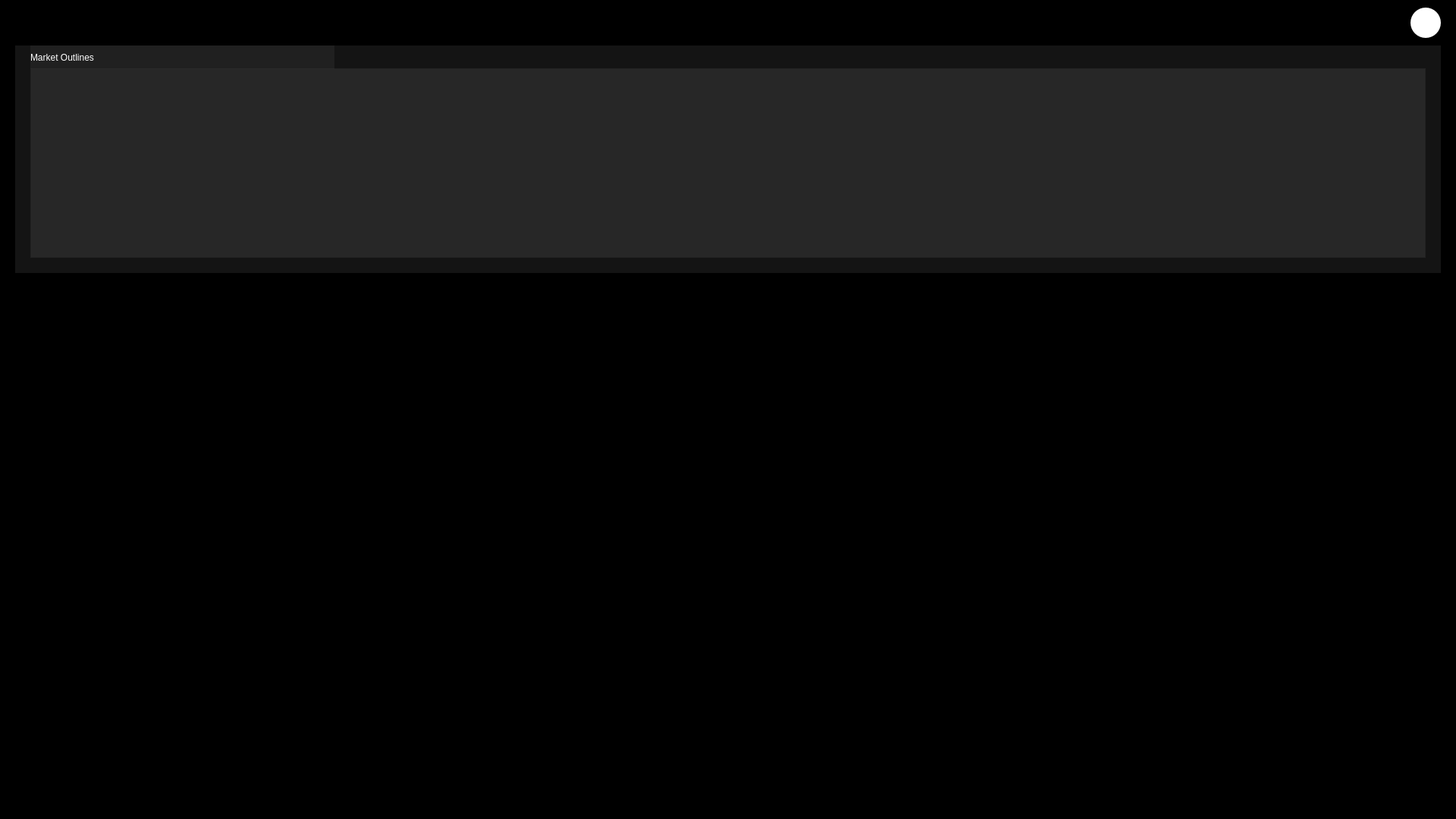
<?xml version="1.0" encoding="UTF-8"?>
<ui version="4.0">
 <class>Form</class>
 <widget class="QWidget" name="Form">
  <property name="geometry">
   <rect>
    <x>0</x>
    <y>0</y>
    <width>1920</width>
    <height>1080</height>
   </rect>
  </property>
  <property name="windowTitle">
   <string>Form</string>
  </property>
  <property name="styleSheet">
   <string notr="true">background-color: rgb(0, 0, 0);
</string>
  </property>
  <widget class="QPushButton" name="close_">
   <property name="geometry">
    <rect>
     <x>1860</x>
     <y>10</y>
     <width>40</width>
     <height>40</height>
    </rect>
   </property>
   <property name="styleSheet">
    <string notr="true">background-color: rgb(255, 255, 255);
border-radius: 20px;</string>
   </property>
   <property name="text">
    <string/>
   </property>
   <property name="icon">
    <iconset>
     <normaloff>../icons/remove-button.png</normaloff>../icons/remove-button.png</iconset>
   </property>
   <property name="iconSize">
    <size>
     <width>36</width>
     <height>36</height>
    </size>
   </property>
  </widget>
  <widget class="QWidget" name="market" native="true">
   <property name="geometry">
    <rect>
     <x>20</x>
     <y>60</y>
     <width>1880</width>
     <height>300</height>
    </rect>
   </property>
   <property name="styleSheet">
    <string notr="true">background-color: rgba(50, 50, 50, 100);</string>
   </property>
   <widget class="QScrollArea" name="outlineScroll">
    <property name="geometry">
     <rect>
      <x>20</x>
      <y>30</y>
      <width>1840</width>
      <height>250</height>
     </rect>
    </property>
    <property name="widgetResizable">
     <bool>true</bool>
    </property>
    <widget class="QWidget" name="scrollAreaWidgetContents">
     <property name="geometry">
      <rect>
       <x>0</x>
       <y>0</y>
       <width>1838</width>
       <height>248</height>
      </rect>
     </property>
    </widget>
   </widget>
   <widget class="QLabel" name="label">
    <property name="geometry">
     <rect>
      <x>20</x>
      <y>0</y>
      <width>401</width>
      <height>31</height>
     </rect>
    </property>
    <property name="styleSheet">
     <string notr="true">color: rgb(255, 255, 255);
font: 25 10pt &quot;Cascadia Mono Light&quot;;</string>
    </property>
    <property name="text">
     <string>Market Outlines</string>
    </property>
   </widget>
  </widget>
  <widget class="QScrollArea" name="focusScroll">
   <property name="geometry">
    <rect>
     <x>20</x>
     <y>370</y>
     <width>1881</width>
     <height>691</height>
    </rect>
   </property>
   <property name="styleSheet">
    <string notr="true">border-style: none;

</string>
   </property>
   <property name="widgetResizable">
    <bool>true</bool>
   </property>
   <widget class="QWidget" name="scrollAreaWidgetContents_5">
    <property name="geometry">
     <rect>
      <x>0</x>
      <y>0</y>
      <width>1881</width>
      <height>691</height>
     </rect>
    </property>
   </widget>
  </widget>
 </widget>
 <resources>
  <include location="../rsrc/images/backgrounds.qrc"/>
 </resources>
 <connections/>
</ui>
